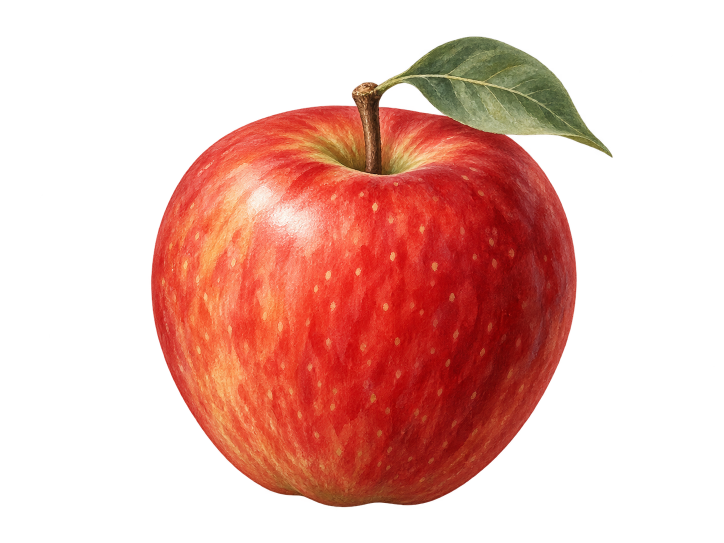
#> input picture design/art-direction-2026-10-29/assets/card-apple-v1.png, 1448 x 1086 px (shown at 1/2 size)
$ python prepare-card-image.py ../design/art-direction-2026-10-29/assets/card-apple-v1.png ../design/art-direction-2026-10-29/assets/card-apple-v2.png
#> lines starting #> are read from the running program, lines starting #| are printed output that depends on the picture
"""Makes the deployment copy of a card picture: 730x548 (twice the 365px card width) WebP with alpha.

The original PNG stays where the artist delivered it (design/...); only the copy goes to public/.
Usage: py tools/prepare-card-image.py <original.png> <public/media/images/name.webp>
"""
import sys
from PIL import Image

SIZE = (730, 548)

source, target = sys.argv[1], sys.argv[2]
image = Image.open(source).convert('RGBA')
#> image is the input picture: PIL image 1448x1086 RGBA; mean R, G, B, A 75.5, 28.6, 20.6, 96.7
if abs(image.width / image.height - 4 / 3) > 0.01:
    sys.exit(f'{source}: expected a 4:3 picture, got {image.width}x{image.height}')
image.resize(SIZE, Image.LANCZOS).save(target, 'WEBP', quality=90, alpha_quality=100, method=6)
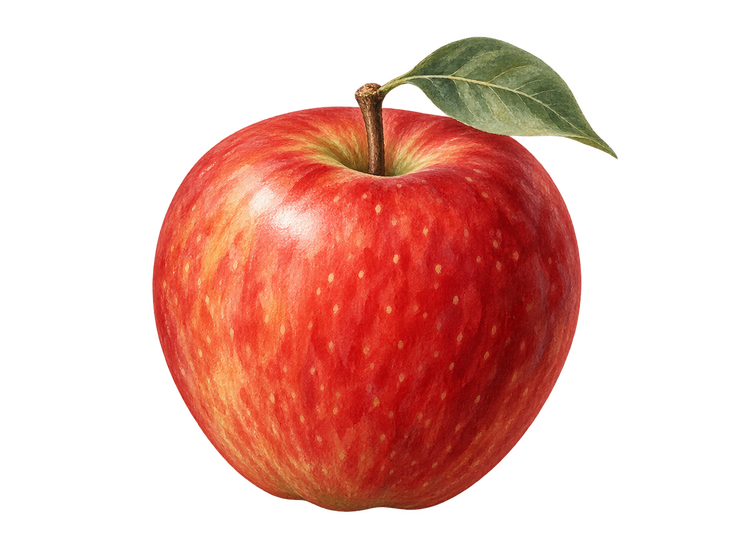
#> saved as card-apple-v2.png: PIL image 730x548 RGBA; mean R, G, B, A 75.4, 28.6, 20.6, 96.7; transparent parts drawn white
print(f'{target}: {SIZE[0]}x{SIZE[1]}')

$ run again, on design/art-direction-2026-10-29/assets/card-book-v1.png
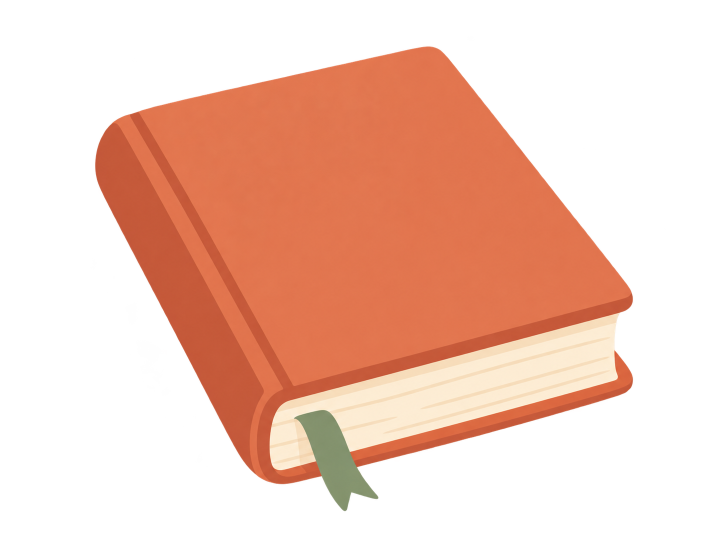
#> input picture design/art-direction-2026-10-29/assets/card-book-v1.png, 1448 x 1086 px (shown at 1/2 size)
#> image is the input picture: PIL image 1448x1086 RGBA; mean R, G, B, A 91.4, 52.5, 37.7, 103.1
#> `image.resize(SIZE, Image.LANCZOS).save(target, 'WEBP', quality=90, alp..`:
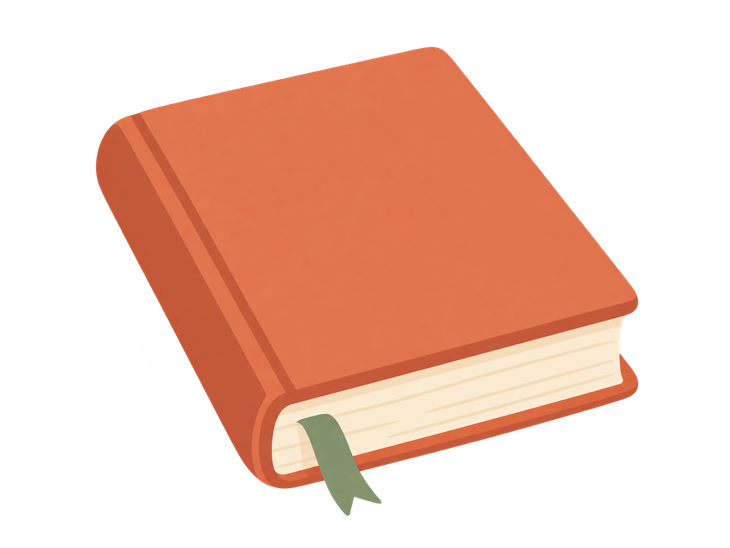
#> saved as card-book-v1.png: PIL image 730x548 RGBA; mean R, G, B, A 91.3, 52.5, 37.7, 103.1; transparent parts drawn white

$ run again, on design/art-direction-2026-10-29/assets/card-breakthrough-v1.png
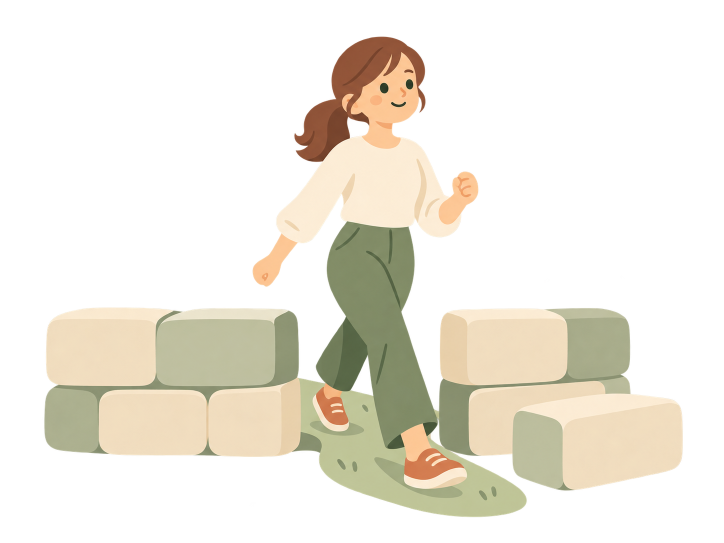
#> input picture design/art-direction-2026-10-29/assets/card-breakthrough-v1.png, 1448 x 1086 px (shown at 1/2 size)
#> image is the input picture: PIL image 1448x1086 RGBA; mean R, G, B, A 68.7, 64.3, 53.1, 80.7
#> `image.resize(SIZE, Image.LANCZOS).save(target, 'WEBP', quality=90, alp..`:
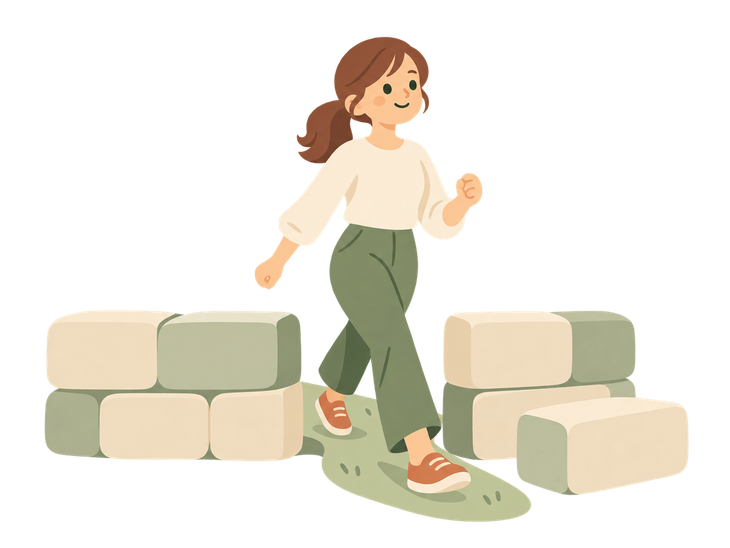
#> saved as card-breakthrough-v1.png: PIL image 730x548 RGBA; mean R, G, B, A 68.7, 64.3, 53.2, 80.8; transparent parts drawn white

$ run again, on design/art-direction-2026-10-29/assets/card-car-v1.png
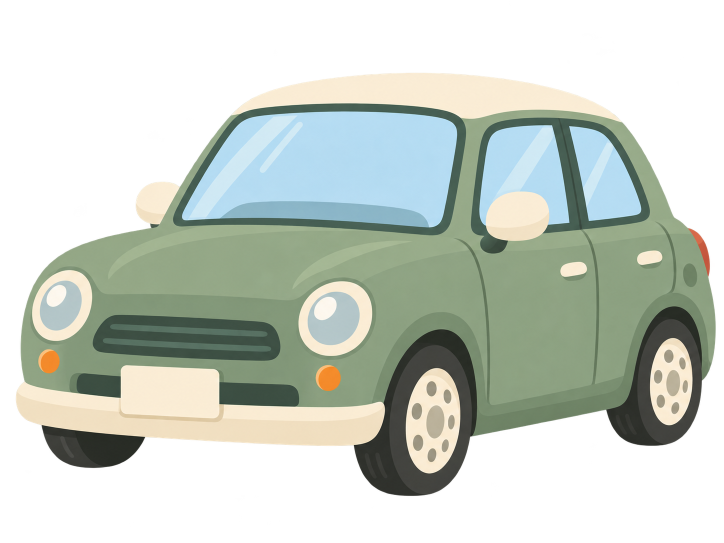
#> input picture design/art-direction-2026-10-29/assets/card-car-v1.png, 1448 x 1086 px (shown at 1/2 size)
#> image is the input picture: PIL image 1448x1086 RGBA; mean R, G, B, A 86.1, 93.7, 84.1, 137.1
#> `image.resize(SIZE, Image.LANCZOS).save(target, 'WEBP', quality=90, alp..`:
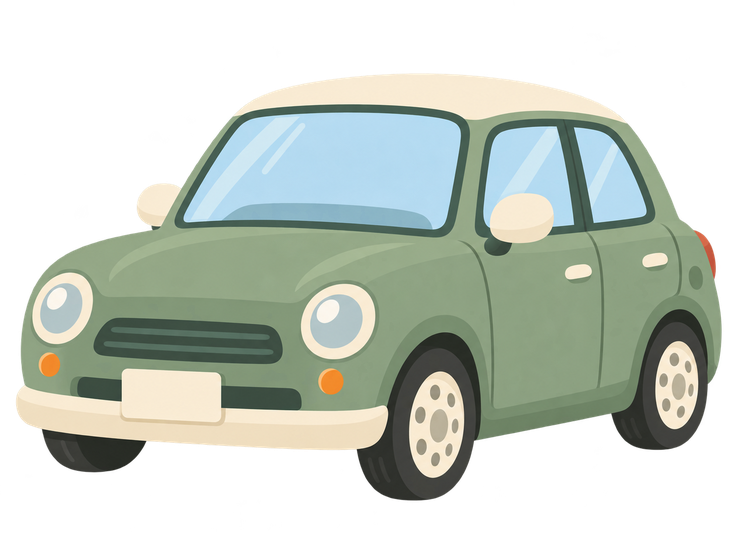
#> saved as card-car-v1.png: PIL image 730x548 RGBA; mean R, G, B, A 86, 93.6, 83.9, 137.1; transparent parts drawn white
